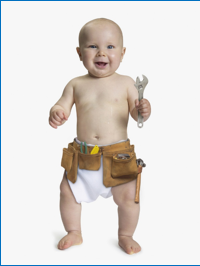
//> input picture opencvModel/boy.png, 200 x 266 px
$ ./main   (built with g++ and OpenCV 4)
//> lines starting //> are read from the running program, lines starting //| are printed output that depends on the picture
#include <opencv2/opencv.hpp>
#include <iostream>
using namespace cv;
using namespace std;
// 透视变换 http://blog.csdn.net/df865017/article/details/45772095
int main()
{
	Mat img = imread("boy.png");
//> img is the input picture: 266 rows x 200 cols, CV_8UC3; mean B, G, R 216.9, 220.7, 225.2
	int img_height = img.rows;
//> img_height = 266
	int img_width = img.cols;
//> img_width = 200
	vector<Point2f> corners(4);
	corners[0] = Point2f(0, 0);
	corners[1] = Point2f(img_width - 1, 0);
	corners[2] = Point2f(0, img_height - 1);
	corners[3] = Point2f(img_width - 1, img_height - 1);
	vector<Point2f> corners_trans(4);
	corners_trans[0] = Point2f(50, 50);
	corners_trans[1] = Point2f(img_width - 50, 50);
	corners_trans[2] = Point2f(0, img_height - 1);
	corners_trans[3] = Point2f(img_width - 1, img_height -1);

	Mat transform = getPerspectiveTransform(corners, corners_trans);
	cout << transform << endl;
//| [0.5025125628140703, -0.1886792452830189, 50;
//|  0, 0.3138333175310515, 50;
//|  -0, -0.001877311083720489, 1]
	vector<Point2f> ponits, points_trans;
	for (int i = 0; i < img_height; i++) {
		for (int j = 0; j < img_width; j++) {
			ponits.push_back(Point2f(j, i));
		}
	}

	perspectiveTransform(ponits, points_trans, transform);
	Mat img_trans = Mat::zeros(img_height, img_width, CV_8UC3);
	int count = 0;
	for (int i = 0; i < img_height; i++) {
		uchar* p = img.ptr<uchar>(i);
		for (int j = 0; j < img_width; j++) {
			int y = points_trans[count].y;
			int x = points_trans[count].x;
			uchar* t = img_trans.ptr<uchar>(y);
			t[x * 3] = p[j * 3];
			t[x * 3 + 1] = p[j * 3 + 1];
			t[x * 3 + 2] = p[j * 3 + 2];
			count++;
		}
	}
//> this loop made 266 passes
//> count on passes 1 to 3: 200, 400, 600
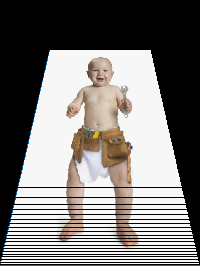
//> img_trans: 266 rows x 200 cols, CV_8UC3; mean B, G, R 117.8, 119.7, 122.2
//> after the loop, count = 53200
	imwrite("boy_trans.png", img_trans);
	imshow("result", img_trans);
	waitKey();
	return 0;
}
